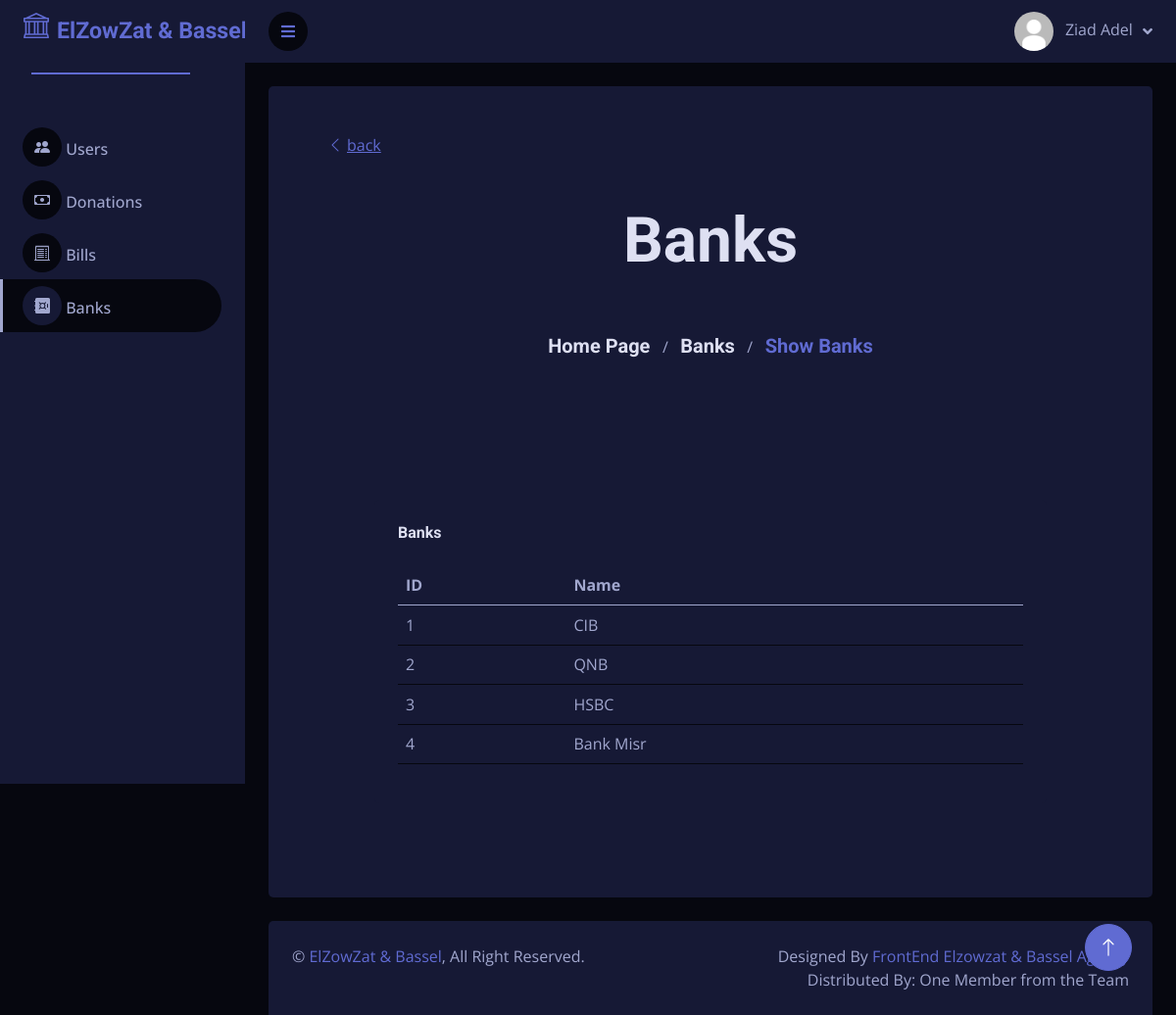
/Views/admin/show-banks.php (signed in), run on the app's committed database.
### tables this page shows
CREATE TABLE `users` (
  `id` int(11) NOT NULL,
  `name` varchar(50) NOT NULL,
  `email` varchar(70) NOT NULL,
  `password` varchar(300) NOT NULL,
  `phone_number` varchar(30) NOT NULL,
  `role` int(11) NOT NULL,
  `image_path` text NOT NULL DEFAULT '../assets/img/profile_default.jpg'
);

CREATE TABLE `bank` (
  `id` int(11) NOT NULL,
  `name` varchar(30) NOT NULL
);

### controllers/CRUD.php (called while the page is built, shortened)
<?php
class CRUD
{
    public static function Select($query)
    {
        $db = new DBConnection();
        $connection = $db->openConnection();
        if ($connection != false) {
            $result = $connection->query($query);
            if (!$result) {
                echo "Error : " . mysqli_error($connection);
                $db->closeConnection();
                return false;
            } else {
                return $result->fetch_all(MYSQLI_ASSOC);
            }
        } else {
            echo "Error : ";
            return false;
        }
    }
}

### Models/User.php (called while the page is built, shortened)
<?php
require_once "Person.php";
?>
<?php
$exp = "~[a-zA-Z]*Controller~";
if (preg_match($exp, pathinfo($_SERVER['PHP_SELF'], PATHINFO_FILENAME))) {
    require_once "CRUD.php";
} else {
    require_once "../../controllers/CRUD.php";
}
class User extends PERSON
{
    private $image_path;
    public function __construct($id, $name, $email, $password, $image_path, $phone_number)
    {
        $this->image_path = $image_path;
    }
    public static function constructFromDB($id)
    {
        $query = "SELECT * FROM users WHERE id = '$id'";
        $res = CRUD::Select($query)[0];
        return new User($id, $res["name"], $res["email"], $res["password"], $res["image_path"], $res["phone_number"]);
    }
    public function getImagePath()
    {
        return  $this->image_path;
    }
}
?>

### Models/Person.php (called while the page is built, shortened)
<?php
abstract class PERSON
{
    protected $name;
    public function __construct($name, $id, $email, $password)
    {
        $this->name = $name;
    }
    public function getName()
    {
        return $this->name;
    }
}
?>

### controllers/BankController.php (called while the page is built, shortened)
<?php
require_once ("CRUD.php");
class BankController
{
    public function viewAllbanks()
    {
        $query = "SELECT * FROM bank ORDER BY id ASC ";
        $result = CRUD::Select($query);
        if ($result) {
            return $result;
        } else {
            echo "NO BANKS TO SHOW";
            return false;
        }
    }
}
?>

### Views/admin/show-banks.php (the view, shortened to what this page needs)
<?php require_once("../main-components/admin-header.php") ?>
<?php require_once("../main-components/admin-side-navbar.php") ?>
<?php require_once("../main-components/navbar.php") ?>
<?php require_once("../../controllers/BankController.php"); ?>
<?php $bankcontroller = new BankController; ?>
<div class="container-fluid pt-4 px-4">
    <div class="row bg-secondary rounded align-items-center justify-content-center mx-0 p-5">
        <div class="container back-to-previous" onclick="window.history.back()">
            <a class="text-decoration-underline"><i class="bi bi-chevron-left me-1"></i>back</a>
        </div>
        <div class="col-12 text-center header">
            <h3 class="display-3 p-5">Banks</h3>
        </div>
        <div class="col-12 text-center pb-5">
            <span id="links-tracking">
                <a href="index.php" class="h5">Home Page</a>
                &nbsp;
                /
                &nbsp;
                <a href="banks.php" class="h5">Banks</a>
                &nbsp;
                /
                &nbsp;
                <a class="h5 text-primary">Show Banks</a>
            </span>
        </div>
        <div class="container-fluid pt-5">
            <div class="row justify-content-center h-100 p-5">
                <div class="col-12">
                    <div class="bg-secondary rounded h-100 p-4">
                        <h6 class="mb-4">Banks</h6>
                        <div class="table-responsive">
                            <table class="table">
                                <thead>
                                    <tr>
                                        <th scope="col">ID</th>
                                        <th scope="col">Name</th>
                                    </tr>
                                </thead>
                                <tbody>
                                    <?php
                                    $banks = $bankcontroller->viewAllbanks();
                                    if ($banks) {
                                        foreach ($banks as $bank) {
                                            echo "<tr>";
                                            echo "<td>" . $bank['id'] . "</td>";
                                            echo "<td>" . $bank['name'] . "</td>";
                                            echo "<tr>";
                                        }
                                    }
                                    ?>
                                </tbody>
                            </table>
                        </div>
                    </div>
                </div>
            </div>
        </div>
    </div>
</div>
<?php require_once("../main-components/footer.php") ?>

### Views/main-components/navbar.php (shortened to what this page needs)
<?php require_once ("../../models/User.php") ?>
<?php
$active_user_id = $_SESSION['user']['id'];
$user = User::constructFromDB($active_user_id);
?>
<div class="content">
    <nav class="navbar navbar-expand bg-secondary navbar-dark sticky-top px-4 py-0">
        <a href="#" class="sidebar-toggler flex-shrink-0">
            <i class="fa fa-bars"></i>
        </a>
        <div class="navbar-nav align-items-center ms-auto">
            <div class="nav-item dropdown">
                <a href="#" class="nav-link dropdown-toggle" data-bs-toggle="dropdown">
                    <img class="rounded-circle me-lg-2" src="<?php echo $user->getImagePath() ?>" alt=""
                        style="width: 40px; height: 40px;">
                    <span class="d-none d-lg-inline-flex">
                        <?php
                        echo $user->getName();
                        ?>
                    </span>
                </a>
            </div>
        </div>
    </nav>

### Views/assets/css/style.css (style rules this page uses)
:root { --text: #dee0f2; --background: #06070f; --dark: #06070f; --primary: #a1a7ce; --secondary: #161935; --accent: #606bd2; }
.content { margin-left: 250px; min-height: 100vh; background: var(--dark); transition: 0.5s; }
@media (min-width: 992px) { .content { width: calc(100% - 250px); } }
.content .navbar .navbar-nav .nav-link { margin-left: 25px; padding: 12px 0; color: var(--light); outline: none; }
.content .navbar .sidebar-toggler, .content .navbar .navbar-nav .nav-link i { width: 40px; height: 40px; display: inline-flex; align-items: center; justify-content: center; background: var(--dark); border-radius: 40px; }
.content .navbar .dropdown-toggle::after { margin-left: 6px; vertical-align: middle; border: none; content: "\f107"; font-family: "Font Awesome 5 Free"; font-weight: 900; transition: 0.5s; }

### data on the page
users: image_path (placeholder picture), name "Ziad Adel"
bank: id "1", name "CIB"
bank: id "2", name "QNB"
bank: id "3", name "HSBC"
bank: id "4", name "Bank Misr"
